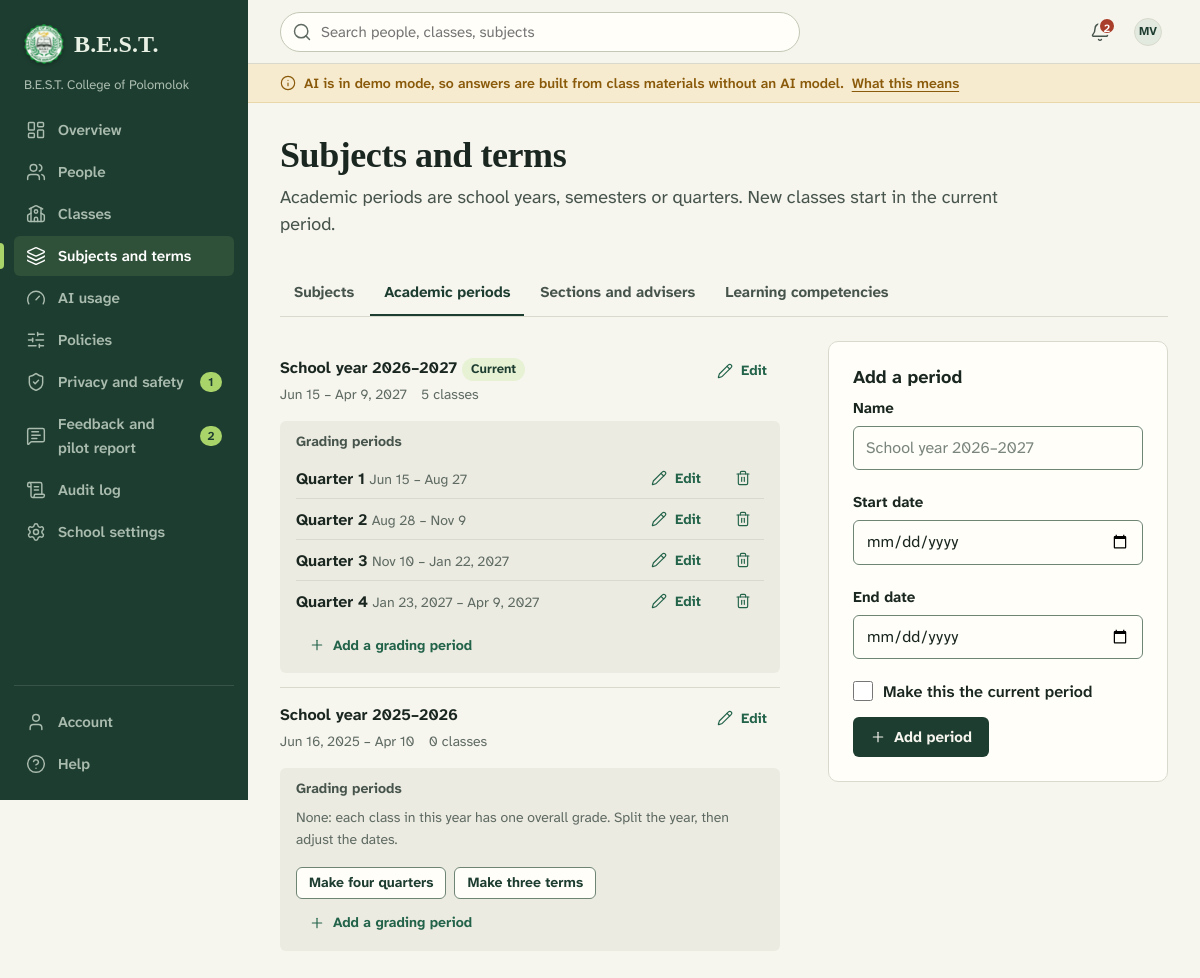
Page /public/admin/academic-periods (signed in) on the committed database.
### tables this page shows
CREATE TABLE users (
  id INT UNSIGNED NOT NULL AUTO_INCREMENT,
  organization_id INT UNSIGNED NOT NULL,
  role ENUM('admin','teacher','student') NOT NULL,
  status ENUM('invited','active','deactivated') NOT NULL DEFAULT 'invited',
  email VARCHAR(190) NOT NULL,
  password_hash VARCHAR(255) NULL,
  given_name VARCHAR(80) NOT NULL,
  family_name VARCHAR(80) NOT NULL,
  preferred_name VARCHAR(80) NULL,
  grade_level VARCHAR(40) NULL,
  avatar_path VARCHAR(255) NULL,
  language VARCHAR(8) NULL,
  timezone VARCHAR(64) NULL,
  preferences TEXT NULL,
  session_version INT UNSIGNED NOT NULL DEFAULT 1,
  is_demo TINYINT(1) NOT NULL DEFAULT 0,
  last_login_at DATETIME NULL,
  password_changed_at DATETIME NULL,
  deactivated_at DATETIME NULL,
  anonymized_at DATETIME NULL,
  created_at DATETIME NOT NULL DEFAULT CURRENT_TIMESTAMP,
  updated_at DATETIME NOT NULL DEFAULT CURRENT_TIMESTAMP,
  PRIMARY KEY (id),
  UNIQUE KEY uq_users_email (email),
  KEY idx_users_org_role (organization_id, role, status),
  KEY idx_users_org_name (organization_id, family_name, given_name),
  CONSTRAINT fk_users_org FOREIGN KEY (organization_id) REFERENCES organizations (id)
);

CREATE TABLE organizations (
  id INT UNSIGNED NOT NULL AUTO_INCREMENT,
  name VARCHAR(160) NOT NULL,
  short_name VARCHAR(60) NULL,
  slug VARCHAR(80) NOT NULL,
  logo_path VARCHAR(255) NULL,
  timezone VARCHAR(64) NOT NULL DEFAULT 'Asia/Manila',
  default_language VARCHAR(8) NOT NULL DEFAULT 'en',
  is_demo TINYINT(1) NOT NULL DEFAULT 0,
  created_at DATETIME NOT NULL DEFAULT CURRENT_TIMESTAMP,
  updated_at DATETIME NOT NULL DEFAULT CURRENT_TIMESTAMP,
  PRIMARY KEY (id),
  UNIQUE KEY uq_organizations_slug (slug)
);

CREATE TABLE academic_periods (
  id INT UNSIGNED NOT NULL AUTO_INCREMENT,
  organization_id INT UNSIGNED NOT NULL,
  name VARCHAR(100) NOT NULL,
  starts_on DATE NOT NULL,
  ends_on DATE NOT NULL,
  is_current TINYINT(1) NOT NULL DEFAULT 0,
  created_at DATETIME NOT NULL DEFAULT CURRENT_TIMESTAMP,
  updated_at DATETIME NOT NULL DEFAULT CURRENT_TIMESTAMP,
  PRIMARY KEY (id),
  KEY idx_periods_org (organization_id, starts_on),
  CONSTRAINT fk_periods_org FOREIGN KEY (organization_id) REFERENCES organizations (id) ON DELETE CASCADE,
  CONSTRAINT chk_periods_dates CHECK (ends_on >= starts_on)
);

CREATE TABLE grading_periods (
  id INT UNSIGNED NOT NULL AUTO_INCREMENT,
  organization_id INT UNSIGNED NOT NULL,
  academic_period_id INT UNSIGNED NOT NULL,
  name VARCHAR(60) NOT NULL,
  position TINYINT UNSIGNED NOT NULL,
  starts_on DATE NOT NULL,
  ends_on DATE NOT NULL,
  created_at DATETIME NOT NULL DEFAULT CURRENT_TIMESTAMP,
  updated_at DATETIME NOT NULL DEFAULT CURRENT_TIMESTAMP,
  PRIMARY KEY (id),
  KEY idx_grading_periods_academic (academic_period_id, starts_on),
  KEY idx_grading_periods_org (organization_id),
  CONSTRAINT fk_grading_periods_org FOREIGN KEY (organization_id) REFERENCES organizations (id) ON DELETE CASCADE,
  CONSTRAINT fk_grading_periods_academic FOREIGN KEY (academic_period_id) REFERENCES academic_periods (id) ON DELETE CASCADE
);

### app/Views/admin/periods.php (the view, shortened to what the rows shown need)
<?php
$range = static fn (array $p): string => fmt_date($p['starts_on'] . ' 12:00:00', 'date_short') . ' – ' . fmt_date($p['ends_on'] . ' 12:00:00', 'date_short');
?>
<div class="page-head">
  <div class="page-head__text">
    <h1 class="page-title"><?= e(t('Subjects and terms')) ?></h1>
  </div>
</div>
<div class="layout-split">
  <section class="section" aria-labelledby="plist-title">
    <?php if (!$rows): ?>
      <?= partial('empty', ['compact' => true, 'title' => t('No academic periods yet'), 'body' => t('Add the current school year or quarter.')]) ?>
    <?php else: ?>
      <ul class="rows">
        <?php foreach ($rows as $p): $open = (int) $editing === (int) $p['id']; ?>
          <li class="row row--wrap">
            <div class="row__main">
              <span class="row__title"><?= e($p['name']) ?> <?= (int) $p['is_current'] ? badge(t('Current'), 'leaf') : '' ?></span>
              <div class="row__meta"><span><?= e($range($p)) ?></span><span><?= e(tp(':count class', ':count classes', (int) $p['classes'])) ?></span></div>
            </div>
            <div class="row__aside"><button type="button" class="btn btn--quiet btn--sm" data-toggle="#edit-period-<?= (int) $p['id'] ?>"><?= icon('pencil', 'icon--sm') ?><?= e(t('Edit')) ?><span class="sr-only"> <?= e($p['name']) ?></span></button></div>
            <?php $gps = $gradingPeriods[(int) $p['id']] ?? []; $adding = (int) $gpAdding === (int) $p['id']; ?>
            <div class="grading-periods" id="year-<?= (int) $p['id'] ?>">
              <h3 class="grading-periods__title"><?= e(t('Grading periods')) ?></h3>
              <?php if ($gps): ?>
                <ul class="grading-periods__list">
                  <?php foreach ($gps as $g): $gOpen = (int) $gpEditing === (int) $g['id']; ?>
                    <li>
                      <div class="cluster cluster--between">
                        <span><strong><?= e($g['name']) ?></strong> <span class="meta"><?= e($range($g)) ?></span></span>
                        <span class="cluster">
                          <button type="button" class="btn btn--quiet btn--sm" data-toggle="#edit-gp-<?= (int) $g['id'] ?>"><?= icon('pencil', 'icon--sm') ?><?= e(t('Edit')) ?><span class="sr-only"> <?= e($g['name']) ?></span></button>
                          <form method="post" action="<?= e(url('/admin/grading-periods/' . (int) $g['id'] . '/delete')) ?>" data-confirm="<?= e(t('Work a teacher placed in :name by hand will count by its due date instead.', ['name' => $g['name']])) ?>" data-confirm-title="<?= e(t('Remove :name?', ['name' => $g['name']])) ?>" data-confirm-action="<?= e(t('Remove')) ?>" data-confirm-tone="danger">
                            <?= csrf_field() ?><button class="btn btn--quiet btn--sm" type="submit"><?= icon('trash-2', 'icon--sm') ?><span class="sr-only"><?= e(t('Remove :name', ['name' => $g['name']])) ?></span></button>
                          </form>
                        </span>
                      </div>
                    </li>
                  <?php endforeach; ?>
                </ul>
              <?php else: ?>
                <p class="meta"><?= e(t('None: each class in this year has one overall grade. Split the year, then adjust the dates.')) ?></p>
                <div class="cluster">
                  <?php foreach ([4 => t('Make four quarters'), 3 => t('Make three terms')] as $count => $label): ?>
                    <form method="post" action="<?= e(url('/admin/academic-periods/' . (int) $p['id'] . '/grading-periods/split')) ?>">
                      <button class="btn btn--secondary btn--sm" type="submit"><?= e($label) ?></button>
                    </form>
                  <?php endforeach; ?>
                </div>
              <?php endif; ?>
              <button type="button" class="btn btn--quiet btn--sm" data-toggle="#add-gp-<?= (int) $p['id'] ?>"><?= icon('plus', 'icon--sm') ?><?= e(t('Add a grading period')) ?></button>
            </div>
          </li>
        <?php endforeach; ?>
      </ul>
    <?php endif; ?>
  </section>
  <aside class="panel" aria-labelledby="new-period">
    <h2 class="panel__title" id="new-period"><?= e(t('Add a period')) ?></h2>
  </aside>
</div>

### app/helpers.php (shortened to what the rows shown need)
<?php
function e($value): string
{
    return htmlspecialchars((string) $value, ENT_QUOTES | ENT_SUBSTITUTE, 'UTF-8');
}
function t(string $text, array $params = []): string
{
    return Translator::get($text, $params);
}
function tp(string $singular, string $plural, int $count, array $params = []): string
{
    return Translator::plural($singular, $plural, $count, $params);
}
function base_path_url(): string
{
    static $base = null;
    if ($base !== null) {
        return $base;
    }
    if (PHP_SAPI !== 'cli' && isset($_SERVER['SCRIPT_NAME'])) {
        $dir = str_replace('\\', '/', dirname((string) $_SERVER['SCRIPT_NAME']));
        $base = rtrim($dir, '/');
    } else {
        $base = rtrim((string) parse_url((string) Config::get('app.url', ''), PHP_URL_PATH), '/');
    }
    return $base;
}
function url(string $path = '/', array $query = []): string
{
    $path = '/' . ltrim($path, '/');
    $qs = $query ? '?' . http_build_query(array_filter($query, static fn ($v) => $v !== null && $v !== '')) : '';
    return base_path_url() . ($path === '/' ? '/' : $path) . ($qs === '?' ? '' : $qs);
}
function asset(string $path): string
{
    $file = BASE_PATH . '/public/assets/' . ltrim($path, '/');
    $version = is_file($file) ? (string) filemtime($file) : '1';
    return url('/assets/' . ltrim($path, '/')) . '?v=' . $version;
}
function home_path(?string $role = null): string
{
    $role = $role ?? Auth::role();
    switch ($role) {
        case 'admin':
            return '/admin';
    }
}
function icon(string $name, string $class = '', ?string $label = null): string
{
    $a11y = $label === null ? 'aria-hidden="true" focusable="false"' : 'role="img" aria-label="' . e($label) . '"';
    return '<svg class="icon ' . e($class) . '" ' . $a11y . '><use href="' . e(asset('icons/sprite.svg')) . '#i-' . e($name) . '"></use></svg>';
}
function initials(?array $user): string
{
    $a = mb_substr((string) (($user['preferred_name'] ?? '') ?: ($user['given_name'] ?? '')), 0, 1);
    $b = mb_substr((string) ($user['family_name'] ?? ''), 0, 1);
    return mb_strtoupper($a . $b) ?: '?';
}
function partial(string $name, array $data = []): string
{
    return View::file('partials/' . $name, $data);
}
function badge(string $label, string $tone = 'neutral', ?string $iconName = null): string
{
    $icon = $iconName ? icon($iconName, 'icon--xs') : '';
    return '<span class="badge badge--' . e($tone) . '">' . $icon . e($label) . '</span>';
}
function json_attr($data): string
{
    return e((string) json_encode($data, JSON_UNESCAPED_UNICODE | JSON_UNESCAPED_SLASHES));
}

### app/Views/layouts/app.php (shortened to what the rows shown need)
<?php
$user = auth_user();
$htmlClass = [];
$schoolLogo = $user && !empty($user['org_logo_path']) ? url('/school-logo') : null;
$aiDemo = Config::get('ai.provider', 'demo') === 'demo';
?><!doctype html>
<html lang="<?= e(Translator::locale() === 'fil' ? 'fil' : 'en') ?>" class="<?= e(implode(' ', $htmlClass)) ?>">
<head>
  <link rel="stylesheet" href="<?= e(asset('css/app.css')) ?>">
</head>
<body class="<?= e(trim(($page_class ?? '') . ($aiDemo ? ' has-demo-band' : ''))) ?>" data-role="<?= e($user['role'] ?? '') ?>" data-i18n="<?= json_attr(ScriptStrings::common()) ?>"<?php if (!empty($katex)): ?> data-katex-css="<?= e(asset('vendor/katex/katex.min.css')) ?>" data-katex-js="<?= e(asset('vendor/katex/katex.min.js')) ?>" data-katex-render="<?= e(asset('vendor/katex/auto-render.min.js')) ?>"<?php endif; ?>>
<div class="shell">
  <aside class="spine" id="spine" aria-label="<?= e(t('Main navigation')) ?>">
    <a class="brand" href="<?= e(url(home_path())) ?>">
      <?= partial('seal', ['size' => 40, 'class' => 'brand__mark', 'logo' => $schoolLogo]) ?>
      <span class="brand__name"><?= e(Config::get('app.short_name', 'B.E.S.T.')) ?></span>
    </a>
    <?php if ($user): ?>
      <p class="spine__school"><?= e($user['org_name']) ?></p>
    <?php endif; ?>
    <nav aria-label="<?= e(t('Main')) ?>">
      <ul class="nav">
      </ul>
    </nav>
    <div class="spine__foot">
      <ul class="nav">
      </ul>
    </div>
  </aside>
  <div class="workspace">
    <header class="topbar">
      <form class="topbar__search" role="search" action="<?= e(url('/search')) ?>" method="get" id="global-search">
        <input id="global-search-input" type="search" name="q" value="<?= e((string) ($_GET['q'] ?? '')) ?>"
               placeholder="<?= e($user && $user['role'] === 'admin' ? t('Search people, classes, subjects') : t('Search classes, work and materials')) ?>" autocomplete="off">
      </form>
      <div class="topbar__actions">
        <details class="menu" data-menu>
          <summary class="icon-btn" aria-label="<?= e(t('Account menu')) ?>">
            <?= partial('avatar', ['person' => $user, 'size' => 'sm']) ?>
          </summary>
        </details>
      </div>
    </header>
    <main class="main" id="main" tabindex="-1">
      <?= $content ?>
    </main>
  </div>
</div>
</body>
</html>

### app/Views/partials/avatar.php
<?php
$size = $size ?? '';
$class = 'avatar' . ($size ? ' avatar--' . $size : '');
?>
<span class="<?= e($class) ?>" aria-hidden="true"><?php if (!empty($person['avatar_path']) && !empty($person['id'])): ?><img src="<?= e(url('/avatars/' . (int) $person['id'])) ?>" alt=""><?php else: ?><?= e(initials($person)) ?><?php endif; ?></span>

### rows in the picture
users: organization.short_name "B.E.S.T.", organization.name "B.E.S.T. College of Polomolok", q "Search people, classes, subjects", initials($person) "MV"
academic_periods: name "School year 2026–2027", $range($p) "Jun 15 – Apr 9, 2027", classes "5 classes"
grading_periods: name "Quarter 1", $range($g) "Jun 15 – Aug 27"
grading_periods: name "Quarter 2", $range($g) "Aug 28 – Nov 9"
grading_periods: name "Quarter 3", $range($g) "Nov 10 – Jan 22, 2027"
grading_periods: name "Quarter 4", $range($g) "Jan 23, 2027 – Apr 9, 2027"
academic_periods: name "School year 2025–2026", $range($p) "Jun 16, 2025 – Apr 10", classes "0 classes", label "Make four quarters", label "Make three terms"

### other values in the picture
$item['label'] "Overview"
$item['label'] "People"
$item['label'] "Classes"
$item['label'] "Subjects and terms"
$item['label'] "AI usage"
$item['label'] "Policies"
$item['label'] "Privacy and safety"
$item['count'] "1"
$item['label'] "Feedback and pilot report"
$item['count'] "2"
$item['label'] "Audit log"
$item['label'] "School settings"
$item['label'] "Account"
$item['label'] "Help"
$unread "2"
